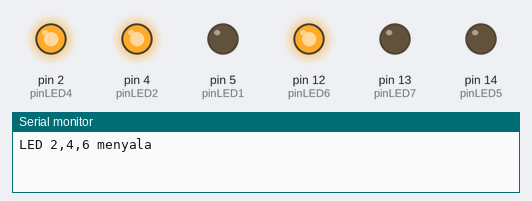
This sketch was run on a simulated Arduino Uno, built with avr-gcc and run on an emulated ATmega328P. Shown: output pins drawn as LEDs (lit = HIGH), the last lines printed to the serial monitor. Pins used as bus, display or sensor lines are not drawn.

Above: at 0.1 s.
At 1.3 s:
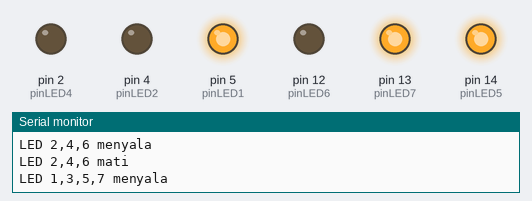
At 2.7 s:
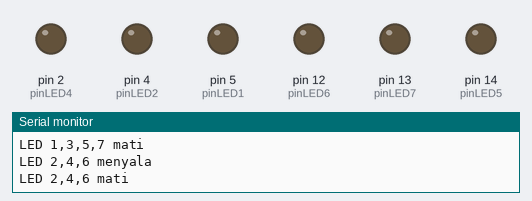
Timing chart, 0 to 3.0 s (numbered marks = the images above):
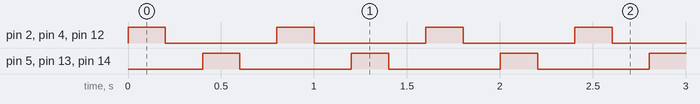

The sketch:

GenapGanjil.ino
```cpp
#define pinLED1   5
#define pinLED2   4
#define pinLED3   0
#define pinLED4   2
#define pinLED5  14
#define pinLED6  12
#define pinLED7  13

void setup() {
  Serial.begin(115200);

  pinMode(pinLED1, OUTPUT);
  pinMode(pinLED2, OUTPUT);
  pinMode(pinLED3, OUTPUT);
  pinMode(pinLED4, OUTPUT);
  pinMode(pinLED5, OUTPUT);
  pinMode(pinLED6, OUTPUT);
  pinMode(pinLED7, OUTPUT);
}

void loop() {
  LEDGenapGanjil();
}

void LEDGenapGanjil() {
  //LED pin genap menyala
  Serial.println("LED 2,4,6 menyala");
  digitalWrite(pinLED2, HIGH);
  digitalWrite(pinLED4, HIGH);
  digitalWrite(pinLED6, HIGH);
  delay(200);

  //LED pin genap mati
  Serial.println("LED 2,4,6 mati");
  digitalWrite(pinLED2, LOW);
  digitalWrite(pinLED4, LOW);
  digitalWrite(pinLED6, LOW);
  delay(200);

  //LED pin ganjil menyala
  Serial.println("LED 1,3,5,7 menyala");
  digitalWrite(pinLED1, HIGH);
  digitalWrite(pinLED3, HIGH);
  digitalWrite(pinLED5, HIGH);
  digitalWrite(pinLED7, HIGH);
  delay(200);

  //LED pin genap mati
  Serial.println("LED 1,3,5,7 mati");
  digitalWrite(pinLED1, LOW);
  digitalWrite(pinLED3, LOW);
  digitalWrite(pinLED5, LOW);
  digitalWrite(pinLED7, LOW);
  delay(200);
}
```

Measured:
- by itself, pin 2 (pinLED4), pin 4 (pinLED2), pin 5 (pinLED1), pin 12 (pinLED6), pin 13 (pinLED7), pin 14 (pinLED5): alternates HIGH for 0.20 s and LOW for 0.60 s
- by itself, everything shown: repeats every 0.80 s, in 4 steps
